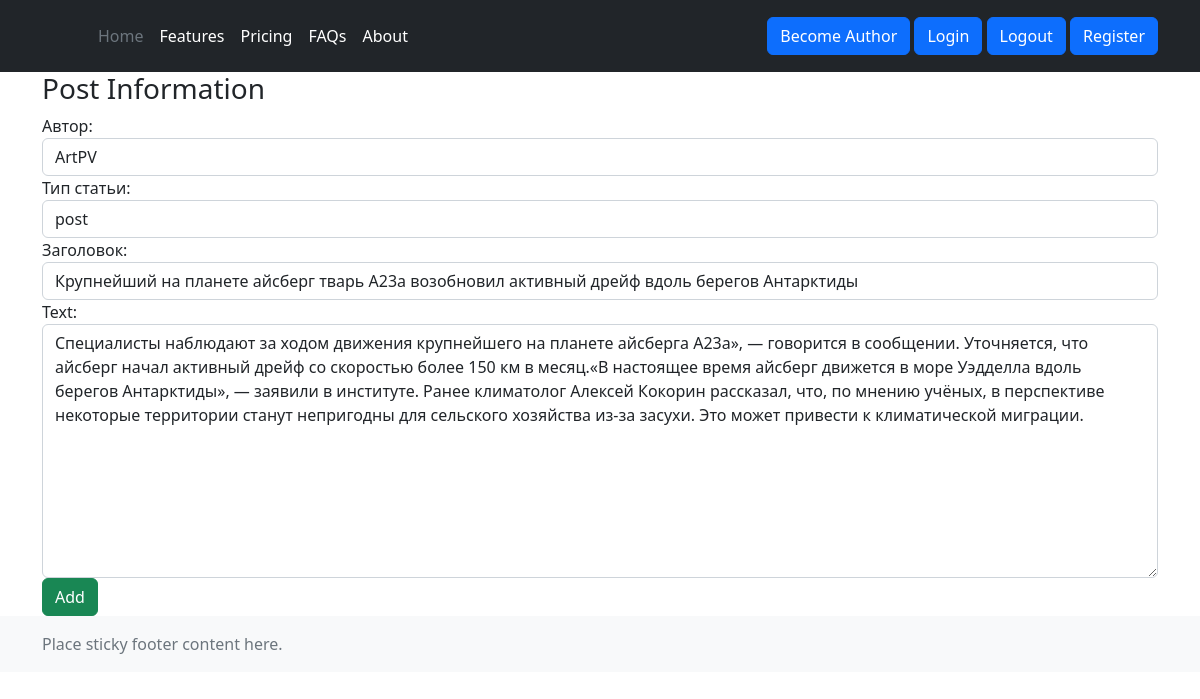
Screenshot of /news/update/2/ (signed in) with the database file from the repository.
### newspaper/models.py (models this page shows, shortened)
class Post(models.Model):
    NEWS = 'NW'
    POST = 'PT'
    POSTS = [
        (NEWS, 'news'),
        (POST, 'post')
    ]
    author = models.ForeignKey(Author, on_delete=models.CASCADE, verbose_name='Автор')
    post_type = models.CharField(max_length=2, choices=POSTS, default=NEWS, verbose_name='Тип статьи')
    data_post_creation = models.DateTimeField(auto_now_add=True, verbose_name='Дата публикации')
    title = models.CharField(max_length=255, verbose_name='Заголовок')
    text = models.TextField()
    rating_post = models.IntegerField(default=0)
    category = models.ManyToManyField('Category', through='PostCategory')

### newspaper/views.py (the view)
# urls.py: path('update/<int:pk>/', PostUpdateView.as_view(), name='post_update'),
class PostUpdateView(PermissionRequiredMixin, LoginRequiredMixin, UpdateView):
    template_name = 'newspaper/post_create.html'
    permission_required = 'newspaper.change_post'
    form_class = PostForm
    def get_object(self, **rwargs):
        id = self.kwargs.get('pk')
        return Post.objects.get(pk=id)

### newspaper/forms.py
class PostForm(ModelForm):
    class Meta:
        model = Post
        fields = ['author', 'post_type', 'title', 'text']
        widgets = {
            'author': forms.Select(attrs={
                'class': 'form-control',
                'placeholder': 'Выберите имя автора'
            }),
            'post_type': forms.Select(attrs={
                'class': 'form-control',
                'placeholder': 'Выберите тип статьи'
            }),
            'title': forms.TextInput(attrs={
                'class': 'form-control',
                'placeholder': 'Введите название статьи'
            }),
            'text': forms.Textarea(attrs={
                'class': 'form-control',
                'placeholder': 'Введите текст статьи'
            }),
        }

### newspaper/models.py (called while the page is built)
    def __str__(self):
        return f'{self.author_name.username}'

### newspaper/templates/newspaper/post_create.html (shortened to what this page needs)
{% extends 'layout/base.html' %}
{% block content %}
<h3>Post Information</h3>
<form method="POST">
 {{ form }}
   <input class="btn btn-success" type="submit" value="Add">
</form>
{% endblock content %}

### rows the page displays
Post: author "ArtPV", post_type "post", title "Крупнейший на планете айсберг тварь А23а возобновил активный дрейф вдоль берегов Антарктиды", text "Специалисты наблюдают за ходом движения крупнейшего на планете айсберга А23а», — говорится в сообщении. Уточняется, что айсберг начал активный дрейф со скоростью более 150 км в месяц.«В настоящее время айсберг движется в море Уэдделла вдоль берегов Антарктиды», — заявили в институте. Ранее климатолог Алексей Кокорин рассказал, что, по мнению учёных, в перспективе некоторые территории станут непригодны для сельского хозяйства из-за засухи. Это может привести к климатической миграции."
